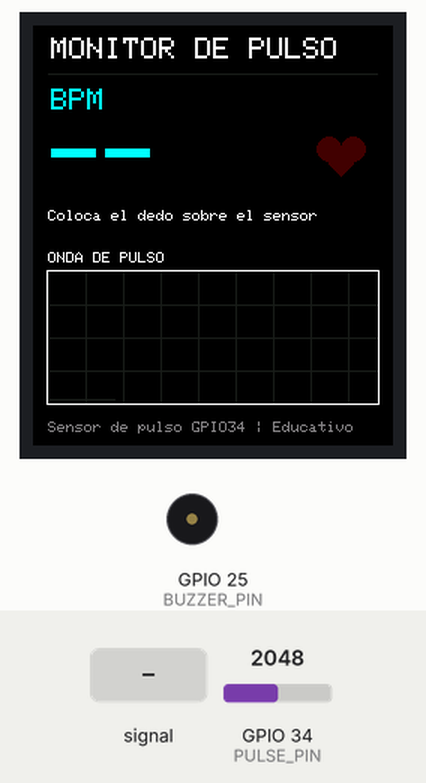
The sketch below on a simulated ESP32. Shown: 240×280 colour display, buzzer (waves = sounding, pin HIGH). The inputs (shaded band) are chosen by the test bench; at power-on: GPIO 34 (PULSE_PIN) = 2048 (analog values on the 0–4095 scale). What the sketch prints to the serial monitor is not drawn.

Above: at 1.4 s.
1.5 s: GPIO 34 (PULSE_PIN) fed a 2 Hz sine of ±1228 counts around its level
At 2.51 s:
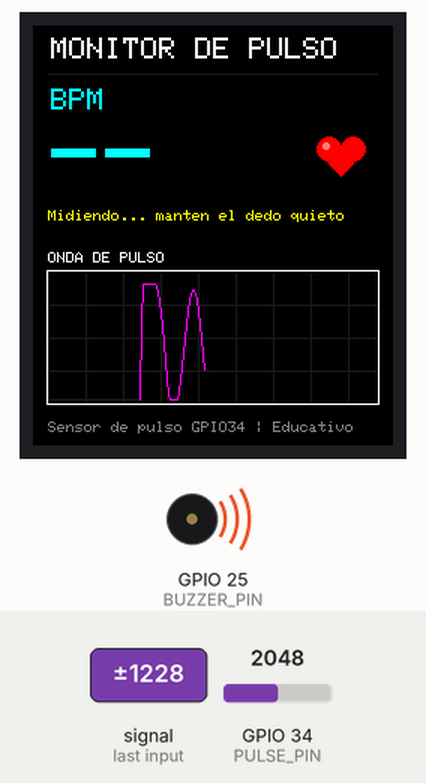
4.1 s: GPIO 34 (PULSE_PIN) set to 1460
At 4.31 s:
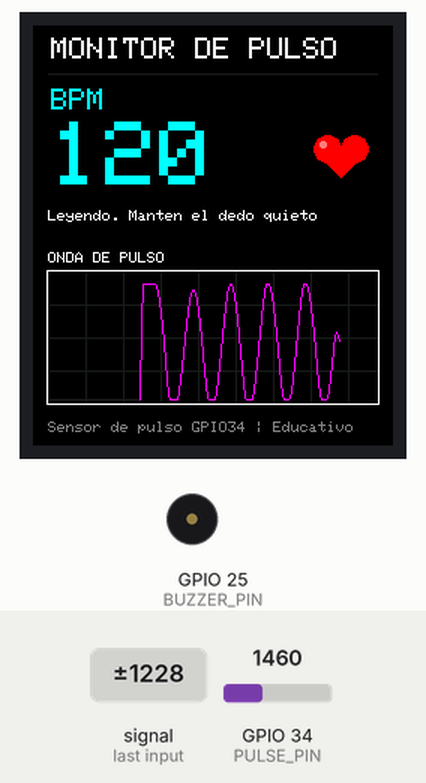
7.1 s: GPIO 34 (PULSE_PIN) fed a 1000 Hz sine of ±1023 counts around its level
At 7.31 s:
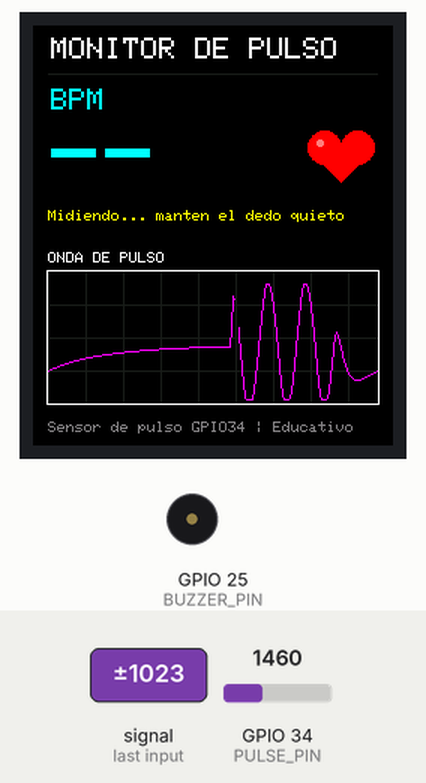
9.5 s: GPIO 34 (PULSE_PIN) set to 1540
At 9.72 s:
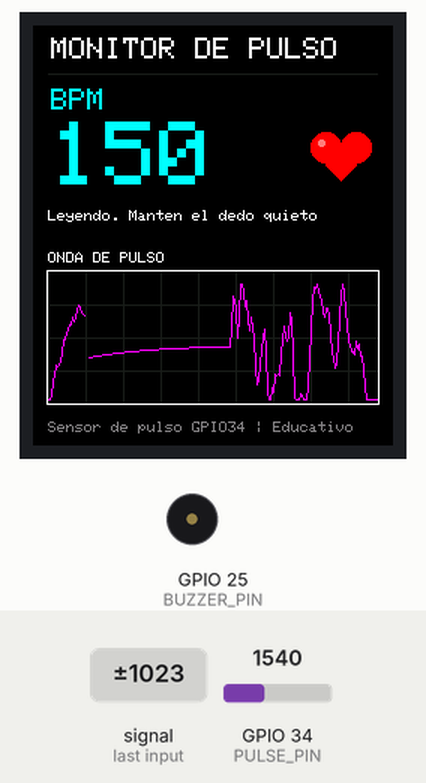
11.0 s: GPIO 34 (PULSE_PIN) fed a 50 Hz sine of ±1228 counts around its level
At 11.82 s:
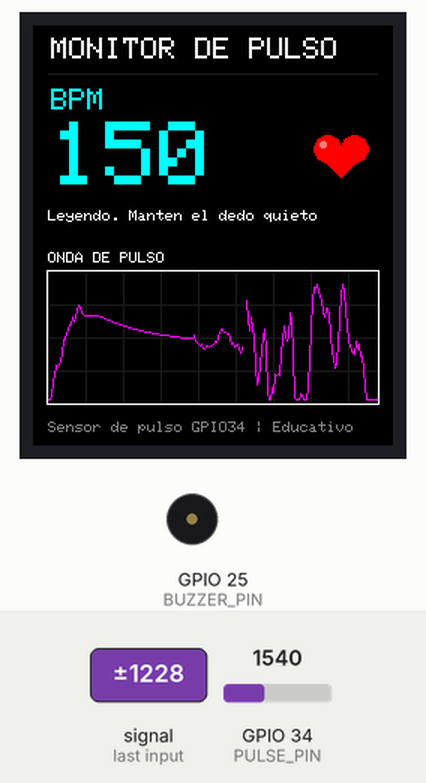
13.4 s: GPIO 34 (PULSE_PIN) set to 1228
At 19.03 s:
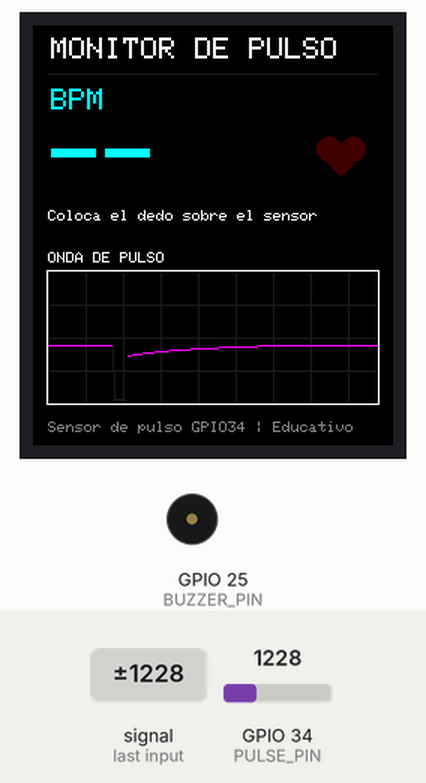
Timing chart, 0 to 20.5 s (numbered marks = the images above; inputs shaded):
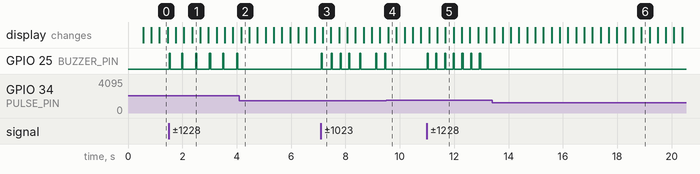

Measured:
- after the input at 1.5 s, GPIO 25 (BUZZER_PIN): alternates HIGH for 0.04 s and LOW for 0.46 s, starting at once; the display: first changes after 0.26 s (image 1 shows a later state)
- after the input at 4.1 s, GPIO 25 (BUZZER_PIN): stops changing and stays LOW
- after the input at 9.5 s, GPIO 25 (BUZZER_PIN): stops changing and stays LOW
- after the input at 11.0 s, GPIO 25 (BUZZER_PIN): alternates HIGH for 0.04 s and LOW for 0.28 s, starting at once
- after the input at 13.4 s, GPIO 25 (BUZZER_PIN): stops changing and stays LOW

The sketch:

Monitor_Pulso_V2_mejorado.ino
```cpp
/*
  MONITOR DE PULSO ESP32 + SENSOR DE PULSO ANALOGICO + ST7789 240x280 - v3
  (sin MAX30102; no mide SpO2)

  Deteccion de latidos por PENDIENTE de subida (mas robusta que el umbral
  sobre la amplitud): ignora la deriva lenta y la onda dicrotica.

  CONEXIONES (ESP32 clasico, por ejemplo ESP32 Dev Module):
  TFT: SCL=18, SDA=23, RES=4, DC=2, CS=5, VCC/BLK=3.3V, GND=GND.
  SENSOR DE PULSO: Positivo(VCC)=3V3, Negativo(GND)=GND, Senal(S)=GPIO34.
  BUZZER ACTIVO: Positivo=GPIO25, Negativo=GND.

  Bibliotecas: Adafruit GFX Library, Adafruit ST7735 and ST7789 Library.
  Serial: 115200 baudios.

  MODO_PLOTTER=true : Serial Plotter (series: Pulso, BPM, Latido, Techo).
                      BPM=0 = no disponible.
  MODO_PLOTTER=false: Monitor Serie con texto y el valor crudo (Raw).

  Prototipo educativo: no es un dispositivo medico.
*/

#include <Arduino.h>
#include <SPI.h>
#include <Adafruit_GFX.h>
#include <Adafruit_ST7789.h>
#include <math.h>
#include <stdio.h>
#include <string.h>

// ---------------- CONFIGURACION ----------------
constexpr int TFT_CS=5, TFT_DC=2, TFT_RST=4;
constexpr int PULSE_PIN=34;
constexpr int BUZZER_PIN=25;
constexpr bool BUZZER_ACTIVO=true;         // false = sin sonido
constexpr uint32_t BIP_MS=40;              // duracion del pitido
constexpr bool MODO_PLOTTER=true;
constexpr uint8_t DIVISOR_PLOTTER=4;       // 100Hz/4 = 25 datos/s (sube a 5 u 8 para ver mas latidos)

constexpr uint32_t PERIODO_MS=10;          // 100 Hz
constexpr uint32_t REFRACTARIO_MS=300;
constexpr uint32_t INTERVALO_MIN_MS=333;   // 180 BPM
constexpr uint32_t INTERVALO_MAX_MS=1500;  // 40 BPM
constexpr uint32_t CADUCIDAD_MS=3000;
constexpr float AMPLITUD_MIN=30.0f;
constexpr int N_INTERVALOS=6;
constexpr float ALFA_SUAVE=0.20f;          // suavizado de la senal
constexpr float ALFA_PEND=0.25f;           // suavizado de la pendiente
constexpr float FACTOR_UMBRAL=0.60f;       // latido = 60 % de la subida maxima
constexpr float REARME=0.20f;              // se rearma al bajar la pendiente
constexpr float DEC_PEND=0.997f;           // caida lenta del pico de pendiente
constexpr float DESV_MAX=0.25f;            // regularidad maxima de intervalos
constexpr float ALFA_GRAF=0.15f;           // filtro de la grafica (2 etapas, mas suave)
constexpr float ESCALA_MIN=25.0f;          // escala minima: evita amplificar el ruido

constexpr int GX=10, GY=164, GW=220, GH=88;
constexpr uint16_t FONDO=ST77XX_BLACK, REJILLA=0x18E3, MAGENTA_A=0xF81F;

// Corazon
constexpr int HX=205, HY=86;               // centro del corazon
constexpr int HR_BASE=8, HR_EXTRA=4;       // radio base y crecimiento
constexpr uint16_t ROJO_VIVO=0xF800;
constexpr uint16_t ROJO_APAGADO=0x4000;

// ---------------- OBJETOS Y ESTADO GLOBAL ----------------
Adafruit_ST7789 tft(TFT_CS,TFT_DC,TFT_RST);

uint32_t ultimoMuestreo=0, ultimaUI=0, ultimoTexto=0, ultimaAnim=0;
uint32_t ultimoLatido=0;
uint32_t instanteLatido=0;                 // para animar (no se reinicia a 0)
uint32_t buzzerHasta=0;
bool buzzerEncendido=false;
int rawA=0;
float baseA=0, suaveA=0, bandaA=0, bandaPrevA=0, picoA=0;
float onda=0;
bool filtroListo=false, activo=false;
float bpm=-1;
bool bpmValido=false;
uint32_t intervalos[N_INTERVALOS];
int nIntervalos=0, idxIntervalo=0;
float prevSuaveA=0, pendA=0, pendPrevA=0, picoPendA=0, medianaMs=0;
bool armado=true;
float graf1=0, graf2=0, grafBase=0, grafPico=0;

uint8_t contPlotter=0;
bool marcaLatido=false;

int xGrafica=0, yAnterior=GY+GH/2;
bool hayPunto=false;
uint8_t divisorGrafica=0;
int bpmPintado=-999;
int radioPintado=-1;
uint16_t colorCorazonPintado=0;
char estadoPintado[40]="";

void dibujarBase();
void limpiarGrafica();
void dibujarColumna(int x);
void graficar(float normalizada);
void muestra();
void reiniciarBPM();
void actualizarUI();
void salidaSerial();
void dibujarCorazon(int r, uint16_t color);
void animarCorazon();
void bip();
void gestionarBuzzer();

// ---------------- SETUP Y LOOP ----------------
void setup() {
  Serial.begin(115200);
  analogReadResolution(12);
  analogSetPinAttenuation(PULSE_PIN,ADC_11db);
  pinMode(PULSE_PIN,INPUT);
  pinMode(BUZZER_PIN,OUTPUT);
  digitalWrite(BUZZER_PIN,LOW);
  SPI.begin(18,-1,23,TFT_CS);
  tft.init(240,280);
  tft.setRotation(0);
  tft.setTextWrap(false);
  dibujarBase();
  actualizarUI();
  animarCorazon();
  ultimoMuestreo=millis();
}

void loop() {
  uint32_t ahora=millis();
  if (ahora-ultimoMuestreo>=PERIODO_MS) {
    ultimoMuestreo+=PERIODO_MS;              // periodo fijo de 10 ms (sin deriva)
    if (ahora-ultimoMuestreo>=3*PERIODO_MS) ultimoMuestreo=ahora;
    muestra();
  }
  gestionarBuzzer();
  if (ahora-ultimaAnim>=20) {              // animacion del corazon ~50 fps
    ultimaAnim=ahora;
    animarCorazon();
  }
  if (ahora-ultimaUI>=50) {
    ultimaUI=ahora;
    actualizarUI();
  }
  if (!MODO_PLOTTER && ahora-ultimoTexto>=500) {
    ultimoTexto=ahora;
    salidaSerial();
  }
  delay(1);
}

// ---------------- BUZZER ----------------
void bip() {
  if (!BUZZER_ACTIVO) return;
  digitalWrite(BUZZER_PIN,HIGH);
  buzzerEncendido=true;
  buzzerHasta=millis()+BIP_MS;
}

void gestionarBuzzer() {
  if (buzzerEncendido && (int32_t)(millis()-buzzerHasta)>=0) {
    digitalWrite(BUZZER_PIN,LOW);
    buzzerEncendido=false;
  }
}

// ---------------- DETECCION ----------------
void reiniciarBPM() {
  nIntervalos=idxIntervalo=0;
  medianaMs=0;
  ultimoLatido=0;
  bpm=-1; bpmValido=false;
}

void muestra() {
  uint32_t ahora=millis();

  // Promedio de 4 lecturas: el ADC del ESP32 es ruidoso
  long suma=0;
  for (int i=0;i<4;i++) suma+=analogRead(PULSE_PIN);
  rawA=int(suma/4);
  float x=float(rawA);

  if (!filtroListo) {
    baseA=suaveA=prevSuaveA=x; picoA=0;
    graf1=graf2=grafBase=x; grafPico=0;
    pendA=pendPrevA=picoPendA=0; armado=true;
    filtroListo=true;
  }
  suaveA+=ALFA_SUAVE*(x-suaveA);             // suavizado
  baseA+=0.02f*(suaveA-baseA);               // linea base lenta
  bandaA=suaveA-baseA;                       // componente pulsatil

  float absB=fabsf(bandaA);
  if (absB>picoA) picoA=absB; else picoA+=0.005f*(absB-picoA);
  activo=(picoA>AMPLITUD_MIN);

  // Onda de la pantalla: filtro propio de 2 etapas (quita el ruido rapido),
  // se resta la deriva lenta y se escala con un minimo fijo (no amplifica ruido)
  graf1+=ALFA_GRAF*(x-graf1);
  graf2+=ALFA_GRAF*(graf1-graf2);
  grafBase+=0.02f*(graf2-grafBase);
  float gb=graf2-grafBase;
  float ga=fabsf(gb);
  if (ga>grafPico) grafPico=ga; else grafPico+=0.01f*(ga-grafPico);
  float escala=fmaxf(grafPico,ESCALA_MIN);
  onda=activo ? constrain(0.45f+0.5f*gb/escala,0.0f,1.0f)*100.0f : 0.0f;

  // Pendiente de subida: el latido es la subida mas empinada de la senal.
  // Ignora la deriva lenta y la onda dicrotica (el segundo "bulto").
  pendA+=ALFA_PEND*((suaveA-prevSuaveA)-pendA);
  prevSuaveA=suaveA;
  float pp=fmaxf(pendA,0.0f);
  if (pp>picoPendA) picoPendA=pp; else picoPendA*=DEC_PEND;
  float umbral=FACTOR_UMBRAL*picoPendA;
  if (!armado && pendA<REARME*picoPendA) armado=true;

  // Refractario adaptativo: 60 % del intervalo habitual (minimo 300 ms)
  uint32_t refr=REFRACTARIO_MS;
  if (bpmValido && bpm>0) refr=max(REFRACTARIO_MS,uint32_t(0.6f*60000.0f/bpm));
  else if (medianaMs>0)   refr=max(REFRACTARIO_MS,uint32_t(0.6f*medianaMs));

  if (activo && armado && pendPrevA<umbral && pendA>=umbral &&
      (ahora-ultimoLatido)>refr) {
    armado=false;
    instanteLatido=ahora;                    // dispara animacion del corazon
    bip();                                   // dispara el buzzer
    marcaLatido=true;                        // marca el latido para el Plotter
    if (ultimoLatido!=0) {
      uint32_t iv=ahora-ultimoLatido;
      if (iv>=INTERVALO_MIN_MS && iv<=INTERVALO_MAX_MS) {
        intervalos[idxIntervalo]=iv;
        idxIntervalo=(idxIntervalo+1)%N_INTERVALOS;
        if (nIntervalos<N_INTERVALOS) nIntervalos++;
        uint32_t c[N_INTERVALOS];
        memcpy(c,intervalos,sizeof(c));
        for (int i=1;i<nIntervalos;i++) {            // ordenar (mediana)
          uint32_t k=c[i]; int j=i-1;
          while (j>=0 && c[j]>k) { c[j+1]=c[j]; j--; }
          c[j+1]=k;
        }
        float med=(nIntervalos%2) ? float(c[nIntervalos/2])
                 : 0.5f*float(c[nIntervalos/2-1]+c[nIntervalos/2]);
        medianaMs=med;
        if (nIntervalos>=3) {
          float dev=0;
          for (int i=0;i<nIntervalos;i++) dev+=fabsf(float(c[i])-med);
          dev/=nIntervalos;
          if (dev/med<=DESV_MAX) {                   // pulso regular
            float b=60000.0f/med;
            bpm=bpmValido ? 0.4f*b+0.6f*bpm : b;
            bpmValido=true;
          } else {                                   // ruido
            bpmValido=false; bpm=-1;
          }
        }
      } else if (iv>INTERVALO_MAX_MS) {
        nIntervalos=idxIntervalo=0; medianaMs=0;
      }
    }
    ultimoLatido=ahora;
  }
  pendPrevA=pendA;

  // Caducidad
  if (!activo) {
    reiniciarBPM();
  } else if (ultimoLatido!=0 && ahora-ultimoLatido>CADUCIDAD_MS) {
    reiniciarBPM();
  }

  // Grafica a 50 Hz (una de cada dos muestras)
  if (++divisorGrafica>=2) { divisorGrafica=0; graficar(onda/100.0f); }
  if (MODO_PLOTTER && ++contPlotter>=DIVISOR_PLOTTER) {
    contPlotter=0;
    salidaSerial();
  }
}

// ---------------- CORAZON ----------------
void dibujarCorazon(int r, uint16_t color) {
  tft.fillRect(HX-26,HY-26,52,54,FONDO);           // borra la zona
  int cy=HY-r/2;
  tft.fillCircle(HX-r,cy,r,color);                 // lobulo izquierdo
  tft.fillCircle(HX+r,cy,r,color);                 // lobulo derecho
  tft.fillTriangle(HX-2*r,cy,HX+2*r,cy,HX,HY+r+r/2+2,color); // punta
  tft.fillRect(HX-r,cy,2*r,r/2+1,color);          // une el centro
  if (color==ROJO_VIVO) {                          // brillo para dar volumen
    int rb=max(1,r/4);
    tft.fillCircle(HX-r-r/3,cy-r/3,rb,0xFBEF);
  }
}

void animarCorazon() {
  uint32_t t=millis()-instanteLatido;
  float s=0;
  if (activo && instanteLatido!=0) {
    // Latido en dos tiempos: lub (fuerte) y dub (suave)
    if (t<80)        s=t/80.0f;
    else if (t<200)  s=1.0f-(t-80)/120.0f;
    else if (t<250)  s=0.5f*(t-200)/50.0f;
    else if (t<380)  s=0.5f*(1.0f-(t-250)/130.0f);
  }
  int r=HR_BASE+int(lroundf(HR_EXTRA*s));
  uint16_t color=activo ? ROJO_VIVO : ROJO_APAGADO;
  if (r!=radioPintado || color!=colorCorazonPintado) {
    dibujarCorazon(r,color);
    radioPintado=r;
    colorCorazonPintado=color;
  }
}

// ---------------- PANTALLA ----------------
void dibujarBase() {
  tft.fillScreen(FONDO);
  tft.setTextColor(ST77XX_WHITE);
  tft.setTextSize(2);
  tft.setCursor(12,8); tft.print("MONITOR DE PULSO");
  tft.drawFastHLine(10,32,220,REJILLA);
  tft.setTextColor(ST77XX_CYAN);
  tft.setCursor(12,42); tft.print("BPM");
  tft.setTextSize(1);
  tft.setTextColor(ST77XX_WHITE);
  tft.setCursor(10,151); tft.print("ONDA DE PULSO");
  tft.drawRect(GX-1,GY-1,GW+2,GH+2,ST77XX_WHITE);
  tft.setTextColor(0x8410);
  tft.setCursor(10,264); tft.print("Sensor de pulso GPIO34 | Educativo");
  limpiarGrafica();
}

void dibujarColumna(int x) {
  tft.drawFastVLine(GX+x,GY,GH,(x%25==0)?REJILLA:FONDO);
  for (int y=22;y<GH;y+=22) tft.drawPixel(GX+x,GY+y,REJILLA);
}

void limpiarGrafica() {
  tft.fillRect(GX,GY,GW,GH,FONDO);
  for (int x=0;x<GW;x+=25) tft.drawFastVLine(GX+x,GY,GH,REJILLA);
  for (int y=22;y<GH;y+=22) tft.drawFastHLine(GX,GY+y,GW,REJILLA);
  xGrafica=0; yAnterior=GY+GH/2; hayPunto=false;
}

void graficar(float normalizada) {
  int y=GY+GH-3-int(normalizada*(GH-6));
  dibujarColumna(xGrafica);
  dibujarColumna((xGrafica+1)%GW);
  dibujarColumna((xGrafica+2)%GW);
  uint16_t color=activo?MAGENTA_A:REJILLA;
  if (hayPunto && xGrafica>0)
    tft.drawLine(GX+xGrafica-1,yAnterior,GX+xGrafica,y,color);
  else tft.drawPixel(GX+xGrafica,y,color);
  yAnterior=y; hayPunto=true;
  xGrafica=(xGrafica+1)%GW;
}

void actualizarUI() {
  int b=bpmValido?int(lroundf(bpm)):-1;
  char texto[12];
  if (b!=bpmPintado) {
    if (b<0) strcpy(texto,"-- "); else snprintf(texto,sizeof(texto),"%-3d",b);
    tft.setTextSize(6);
    tft.setTextColor(ST77XX_CYAN,FONDO);
    tft.setCursor(12,64); tft.print(texto);
    bpmPintado=b;
  }
  char estado[40];
  uint16_t color=ST77XX_WHITE;
  if (!activo) strcpy(estado,"Coloca el dedo sobre el sensor");
  else if (!bpmValido) { strcpy(estado,"Midiendo... manten el dedo quieto"); color=ST77XX_YELLOW; }
  else strcpy(estado,"Leyendo. Manten el dedo quieto");
  if (strcmp(estado,estadoPintado)!=0) {
    tft.fillRect(10,119,220,17,FONDO);
    tft.setTextSize(1); tft.setTextColor(color);
    tft.setCursor(10,123); tft.print(estado);
    strcpy(estadoPintado,estado);
  }
}

// ---------------- SERIAL ----------------
void salidaSerial() {
  char linea[120];
  int b=bpmValido?int(lroundf(bpm)):0;
  int n;
  if (MODO_PLOTTER) {
    n=snprintf(linea,sizeof(linea),"Pulso:%.1f,BPM:%d,Latido:%d,Techo:130\n",
       onda,b,marcaLatido?100:0);
    marcaLatido=false;                     // se envia una sola vez
  } else {
    n=snprintf(linea,sizeof(linea),"Raw:%d Activo:%d Pico:%.0f BPM:%d\n",
       rawA,activo,picoA,b);
  }
  if (n>0 && n<int(sizeof(linea)) && Serial.availableForWrite()>=n)
    Serial.write((const uint8_t*)linea,n);
}
```
